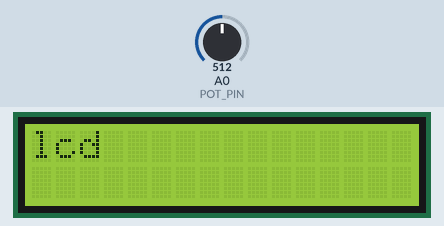
Recording of a sketch running on a simulated Arduino Uno, built with avr-gcc and run on an emulated ATmega328P. On the bench: 16×2 character LCD. The test bench sets the inputs (shaded band); at power-on: A0 (POT_PIN) = 512. What the sketch prints to the serial monitor is not drawn.

Above: at 1.2 s.
1.3 s: A0 (POT_PIN) set to 306
At 2.0 s:
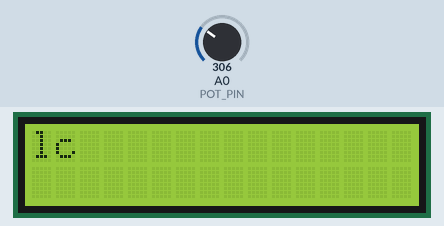
2.8 s: A0 (POT_PIN) set to 122
At 3.9 s:
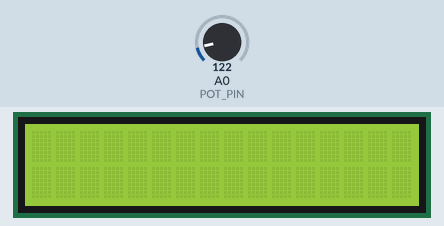
4.3 s: A0 (POT_PIN) set to 900
At 5.0 s:
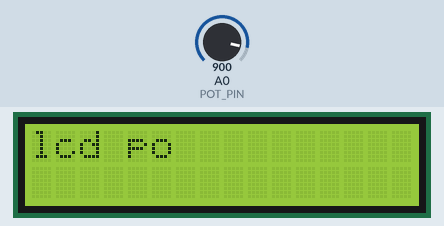
5.8 s: A0 (POT_PIN) set to 1023
At 6.5 s:
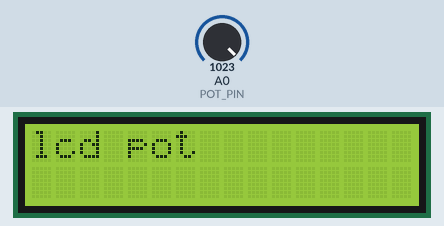
7.3 s: A0 (POT_PIN) set to 511
At 7.8 s:
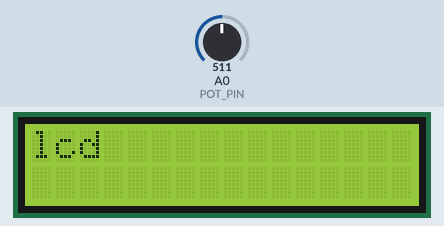
8.8 s: A0 (POT_PIN) set to 0
At 10.1 s:
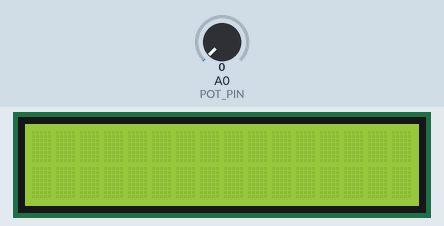
Timing chart, 0 to 11.3 s (numbered marks = the images above; inputs shaded):
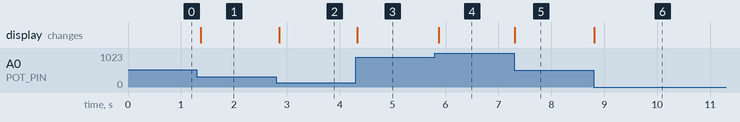

The sketch:

lcd_potentiometer.ino
```cpp
/*
  Pot-Controlled LCD Message Slicer
  ---------------------------------
  Hardware:
    - Arduino Nano
    - 20x4 I2C LCD at address 0x27
    - Potentiometer wiper -> A0, ends -> 5V and GND

  Behavior:
    - Reads the potentiometer on A0.
    - Maps the analog reading to a character count from the message.
    - Displays that many leading characters on the LCD (row 0, col 0).
    - Prints debug info to Serial: analog value and the exact text shown.
    - **Note:** This sketch only prints on a single row (row 0).
    If the message exceeds the LCD’s width (20 chars), it is capped
    to fit the row.

*/

#include <Wire.h>
#include <LiquidCrystal_I2C.h>
#include <string.h>   // For strlen, strncpy

// ----------------------- Configuration -----------------------
static const uint8_t  LCD_ADDR   = 0x27;   // I2C address for most 20x4 displays
static const uint8_t  LCD_COLS   = 20;
static const uint8_t  LCD_ROWS   = 4;

static const uint8_t  POT_PIN    = A0;     // Analog pin for potentiometer
static const long     BAUD_RATE  = 9600;   // Serial baud rate
static const uint16_t LOOP_DELAY = 100;    // Loop delay in ms (matches original)

// Message to be sliced and displayed
static const char MESSAGE[] = "lcd pot";

// Analog range (Arduino UNO/MEGA/etc. use 10-bit ADC: 0..1023)
static const int ANALOG_MIN = 0;
static const int ANALOG_MAX = 1023;        // Use the full ADC range

// ----------------------- Globals -----------------------------
LiquidCrystal_I2C lcd(LCD_ADDR, LCD_COLS, LCD_ROWS);

// A small buffer to hold the currently displayed slice.
// Size it to the LCD width + 1 for the null terminator.
char displayBuffer[LCD_COLS + 1];

// ----------------------- Helpers -----------------------------

/**
 * computeSliceLen: Map the analog reading to a number of characters
 * to display from MESSAGE (0..strlen(MESSAGE)).
 */
int computeSliceLen(int analogValue) {
  // Map the analog value to [0, messageLen]
  const int messageLen = (int)strlen(MESSAGE);

  // Arduino's map may return values slightly outside range if inputs go out-of-bounds,
  // so we constrain to be safe.
  long mapped = map(analogValue, ANALOG_MIN, ANALOG_MAX, 0, messageLen);
  mapped = constrain(mapped, 0, messageLen);

  return (int)mapped;
}

/**
 * buildSlice: Copy the first 'count' characters from MESSAGE into displayBuffer.
 * Ensures displayBuffer is null-terminated.
 */
void buildSlice(int count) {
  // Limit to both the requested count and the LCD width
  int capped = count;
  if (capped > LCD_COLS) capped = LCD_COLS;

  // Copy and null-terminate
  strncpy(displayBuffer, MESSAGE, capped);
  displayBuffer[capped] = '\0';
}

/**
 * showOnLcd: Clear the LCD and print the current buffer on the first row.
 */
void showOnLcd() {
  lcd.clear();
  lcd.setCursor(0, 0);
  lcd.print(displayBuffer);
}

/**
 * debugPrint: Print analog reading and the actual displayed text to Serial.
 */
void debugPrint(int analogValue) {
  Serial.print("Analog Reading: ");
  Serial.print(analogValue);
  Serial.print(" | Display: \"");
  Serial.print(displayBuffer);
  Serial.println("\"");
}


void setup() {
  lcd.init();
  lcd.backlight();

  Serial.begin(BAUD_RATE);
  // Optional: small startup message
  Serial.println("Pot-Controlled LCD Message Slicer - Starting...");
}

void loop() {
  // 1) Read the raw analog value from the potentiometer
  int analogValue = analogRead(POT_PIN);

  // 2) Compute how many characters to show
  int sliceLen = computeSliceLen(analogValue);

  // 3) Build the display text
  buildSlice(sliceLen);

  // 4) Update LCD
  showOnLcd();

  // 5) Debug to Serial
  debugPrint(analogValue);

  // 6) Pace the loop
  delay(LOOP_DELAY);
}
```

Measured:
- after the input at 1.3 s, the display: changes after 0.07 s (image 1)
- after the input at 2.8 s, the display: changes after 0.06 s (image 2)
- after the input at 4.3 s, the display: changes at once (image 3)
- after the input at 5.8 s, the display: changes after 0.07 s (image 4)
- after the input at 7.3 s, the display: changes at once (image 5)
- after the input at 8.8 s, the display: changes at once (image 6)
